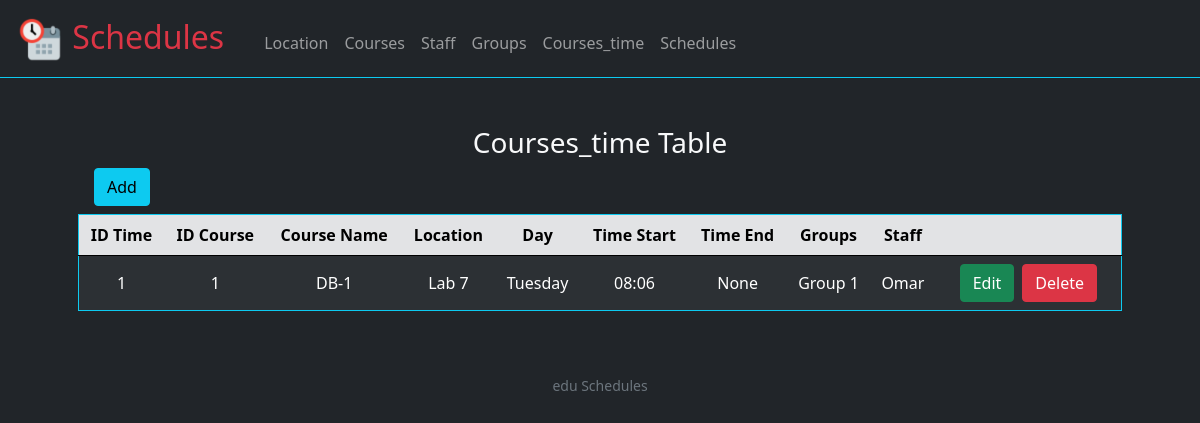
The app's page /courses_time with its own data.
### tables this page shows
CREATE TABLE courses_time(
    id integer,
    location_ integer not null ,
    week_ integer not null,  
    start_time_lecture varchar(15) not null,
    end_time_lecture varchar(15),
    courses_modal integer not null,
    primary key(id),
    foreign key (location_) references location(id), 
    foreign key (week_) references day_week(id), 
    foreign key (courses_modal) references courses(id)
);

CREATE TABLE courses(
    id integer,
    name text unique not null,
    course_code varchar(20) unique not null,
    term integer not null check(term == 1 or term == 2), 
    level integer not null check(level >= 1 and level <= 4 ),
    type integer not null,
    department integer not null,
    primary key (id),
    foreign key (type) references group_type(id),
    foreign key (department) references departments(id)
);

### application.py (the view)
@app.route("/courses_time", methods=["POST", "GET"])
def courses_time():
    data = view_table("""SELECT courses_time.id as "ID Time",
                                courses.id as "ID course",
                                courses.name as "Course Name",
                                location.name as "location",
                                day_week.name as "Day",
                                courses_time.start_time_lecture as "Time Start",
                                courses_time.end_time_lecture as "Time End",
                                replace(group_concat(distinct(groups.name)), ",", ", ") as "Groups",
                                replace(group_concat(distinct(staff.name)), ",", ", ") as "Staff"
                            from courses_time
                        left join courses on courses.id = courses_time.courses_modal
                        left join location on location.id = courses_time.location_
                        left join day_week on day_week.id = courses_time.week_
                        left join courses_time__staff on courses_time__staff.courses_time = courses_time.id
                        left join courses_time__groups on courses_time__groups.courses_time = courses_time.id
                        left join staff on staff.id = courses_time__staff.staff
                        left join groups on groups.id = courses_time__groups.group_
                        GROUP by courses_time.id""")
    locations = sql("select * from location", (), True)[1]
    groups = sql("select id, name from groups", (), True)[1]
    staffs = sql("select id, name from staff", (), True)[1]
    courses = sql("select id, name from courses", (), True)[1]
    if request.method == "GET":
        return render_template("courses_time.html", keys=data[0], data=data[1], locations=locations, groups=groups, staffs=staffs, courses=courses)
    else:
        return render_template('functionals/data_view.html', keys=data[0], data=data[1],
                view_title="courses_time Table", link_edit="/edit_courses_time", link_view="/courses_time", table="courses_time")

### application.py (called while the page is built)
@app.after_request
def after_request(response):
    response.headers["Cache-Control"] = "no-cache, no-store, must-revalidate"
    response.headers["Expires"] = 0
    response.headers["Pragma"] = "no-cache"
    return response

### helpers.py (called while the page is built)
def sql(query, values=(), return_data=False):
    if return_data == True:
        data = None
        with sqlite3.connect(db_name) as db:
            cur = db.cursor()
            cur.execute("pragma foreign_keys = on")
            cur.execute(query, values)
            keys = [d[0] for d in cur.description]
            data = [keys, cur.fetchall()]
        return data
    else:
        with sqlite3.connect(db_name) as db:
            cur = db.cursor()
            cur.execute(query, values)

def view_table(query):
    data = None
    try:
        data = sql(query, (), True)
    except:
        return "Error: SQLite3 Error view()"
    return data

### templates/courses_time.html (shortened to what this page needs)
{% extends "layout.html" %}
{% block main %}
    {% with view_title="courses_time Table", link_edit="/edit_courses_time", link_view="/courses_time", table="courses_time"  %}
      {% include "functionals/data_view.html" %}
    {% endwith %}
{% endblock %}

### templates/functionals/data_view.html
{% block view %}
<div class="text-center" id="view">
    <div class="text-capitalize" >
        <h3>{{ view_title }}</h3>
    </div>
    <div class="d-grid gap-2 d-md-flex justify-content-md-start ms-3">
        <button  type="button" class="btn btn-info mb-2" data-bs-toggle="modal" data-bs-target="#add">
            Add
        </button>
    </div>
    <table class="table table-hover table-striped table-dark border rounded border-info align-middle">
        <thead class="text-capitalize table-secondary ">
            <tr>
                {% for key in keys %}
                    <th scope="col">{{ key }}</th>
                {% endfor %}
                <th scope="col"></th>
            </tr>
        </thead>
        <tbody>
            {% for row in data %}
                <tr>
                    {% for element in row %}
                        <td>{{ element }}</td>
                    {% endfor %}
                    <td>
                        <div class="d-grid gap-2 d-md-flex justify-content-md justify-content-md-end pe-3">
                            <button class="btn btn-success mr-3" onclick="show_delete_edit(2, '{{ row[0] }}','{{ link_edit }}', '{{ link_view }}', '{{ table }}')" >Edit</button>
                            <button class="btn btn-danger" onclick="show_delete_edit(1, '{{ row[0] }}', '/delete_data', '{{ link_view }}', '{{ table }}', '{{ row[1] }}')" >Delete</button>
                        </div>
                    </td>
                </tr>
            {% endfor %}
        </tbody>
    </table>
</div>
{% endblock %}

### records on screen
courses_time: row "1" "1" "Lab 7" "Tuesday" "None" "Group 1" "Omar", start_time_lecture "08:06"
courses: name "DB-1"

### other values on screen
{{ view_title }} "Courses_time Table"
{{ key }} "ID Time" "ID Course" "Course Name" "Location" "Day" "Time Start" "Time End" "Groups" "Staff"
